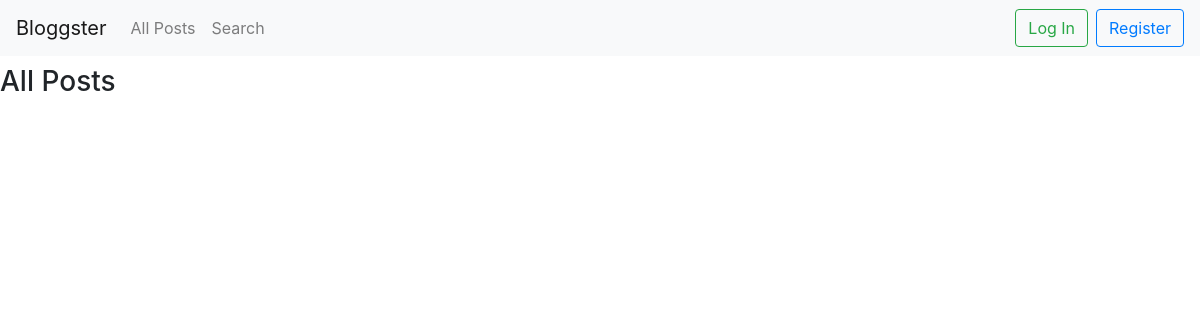
The app's page /BloggingPlatform/modules/post/posts.php, older data.
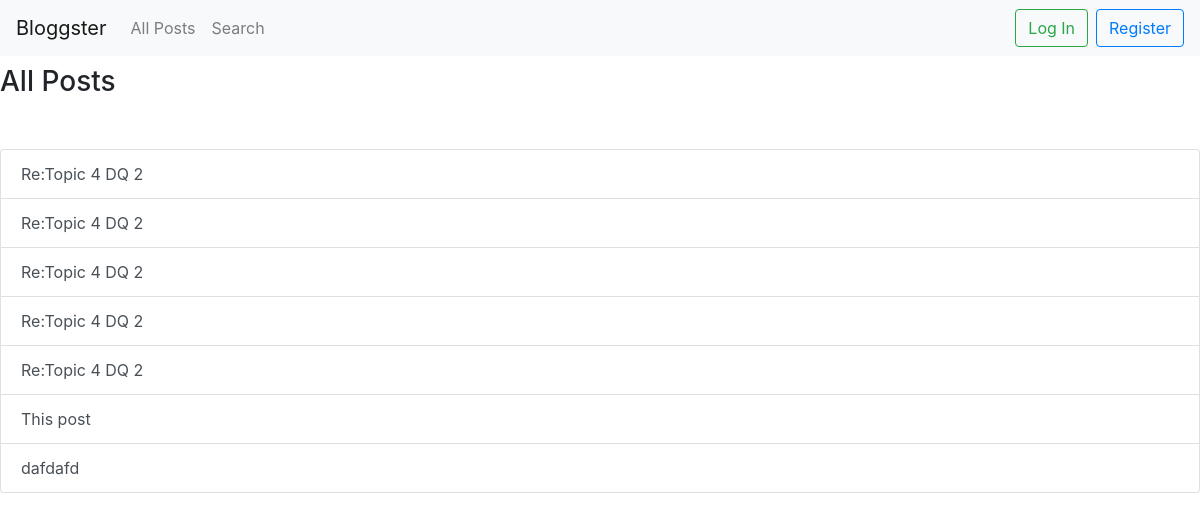
The same page, newer data.
### tables this page shows
CREATE TABLE `post` (
  `ID` int(11) NOT NULL,
  `Title` varchar(200) NOT NULL,
  `Content` text NOT NULL,
  `Author` int(11) NOT NULL,
  `Votes` int(11) DEFAULT '0',
  `BlogID` int(11) DEFAULT NULL
);

### BloggingPlatform/modules/post/posts.php (the view, shortened to what this page needs)
<?php
$conn = dbConnect();
?>
<!DOCTYPE html>
<html lang="en">
<head>
<link rel="stylesheet"
	href="https://maxcdn.bootstrapcdn.com/bootstrap/4.0.0/css/bootstrap.min.css"
>
</head>
<body>
<h3>All Posts</h3>
<?php
$sqlQuery = "SELECT ID,Title FROM post";
$resultSet = $conn->query($sqlQuery);
echo "<div class=\"list-group\" style='margin-top:50px'>";
while ($row = $resultSet->fetch_assoc()) {
    $id = $row["ID"];
    $title = $row["Title"];
    echo "<a class=\"list-group-item list-group-item-action\" href='viewPost.php?id=$id'>$title</a>";
}
echo "</div>";
?>
</body>
</html>

Row changes from the older to the newer data that the page shows:
added post: Title "Re:Topic 4 DQ 2"
added post: Title "Re:Topic 4 DQ 2"
added post: Title "Re:Topic 4 DQ 2"
added post: Title "Re:Topic 4 DQ 2"
added post: Title "Re:Topic 4 DQ 2"
added post: Title "This post"
added post: Title "dafdafd"
